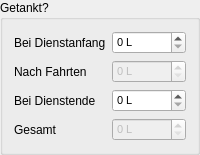
               <widget class="QGroupBox" name="fuel_groupBox">
                <property name="title">
                 <string>Getankt?</string>
                </property>
                <layout class="QFormLayout" name="formLayout_5">
                 <item row="0" column="0">
                  <widget class="QLabel" name="fuelBeginOfDuty_label">
                   <property name="text">
                    <string>Bei Dienstanfang</string>
                   </property>
                  </widget>
                 </item>
                 <item row="1" column="0">
                  <widget class="QLabel" name="fuelAfterDrives_label">
                   <property name="text">
                    <string>Nach Fahrten</string>
                   </property>
                  </widget>
                 </item>
                 <item row="2" column="0">
                  <widget class="QLabel" name="fuelEndOfDuty_label">
                   <property name="text">
                    <string>Bei Dienstende</string>
                   </property>
                  </widget>
                 </item>
                 <item row="3" column="0">
                  <widget class="QLabel" name="fuelTotal_label">
                   <property name="text">
                    <string>Gesamt</string>
                   </property>
                  </widget>
                 </item>
                 <item row="0" column="1">
                  <widget class="QSpinBox" name="fuelBeginOfDuty_spinBox">
                   <property name="font">
                    <font>
                     <family>Tahoma</family>
                     <pointsize>8</pointsize>
                    </font>
                   </property>
                   <property name="suffix">
                    <string> L</string>
                   </property>
                   <property name="minimum">
                    <number>0</number>
                   </property>
                   <property name="maximum">
                    <number>100</number>
                   </property>
                   <property name="value">
                    <number>0</number>
                   </property>
                  </widget>
                 </item>
                 <item row="1" column="1">
                  <widget class="QSpinBox" name="fuelAfterDrives_spinBox">
                   <property name="enabled">
                    <bool>false</bool>
                   </property>
                   <property name="font">
                    <font>
                     <family>Tahoma</family>
                     <pointsize>8</pointsize>
                    </font>
                   </property>
                   <property name="suffix">
                    <string> L</string>
                   </property>
                   <property name="minimum">
                    <number>0</number>
                   </property>
                   <property name="maximum">
                    <number>100</number>
                   </property>
                   <property name="value">
                    <number>0</number>
                   </property>
                  </widget>
                 </item>
                 <item row="2" column="1">
                  <widget class="QSpinBox" name="fuelEndOfDuty_spinBox">
                   <property name="font">
                    <font>
                     <family>Tahoma</family>
                     <pointsize>8</pointsize>
                    </font>
                   </property>
                   <property name="suffix">
                    <string> L</string>
                   </property>
                   <property name="minimum">
                    <number>0</number>
                   </property>
                   <property name="maximum">
                    <number>100</number>
                   </property>
                   <property name="value">
                    <number>0</number>
                   </property>
                  </widget>
                 </item>
                 <item row="3" column="1">
                  <widget class="QSpinBox" name="fuelTotal_spinBox">
                   <property name="enabled">
                    <bool>false</bool>
                   </property>
                   <property name="font">
                    <font>
                     <family>Tahoma</family>
                     <pointsize>8</pointsize>
                    </font>
                   </property>
                   <property name="suffix">
                    <string> L</string>
                   </property>
                   <property name="minimum">
                    <number>0</number>
                   </property>
                   <property name="maximum">
                    <number>100</number>
                   </property>
                   <property name="value">
                    <number>0</number>
                   </property>
                  </widget>
                 </item>
                </layout>
               </widget>
